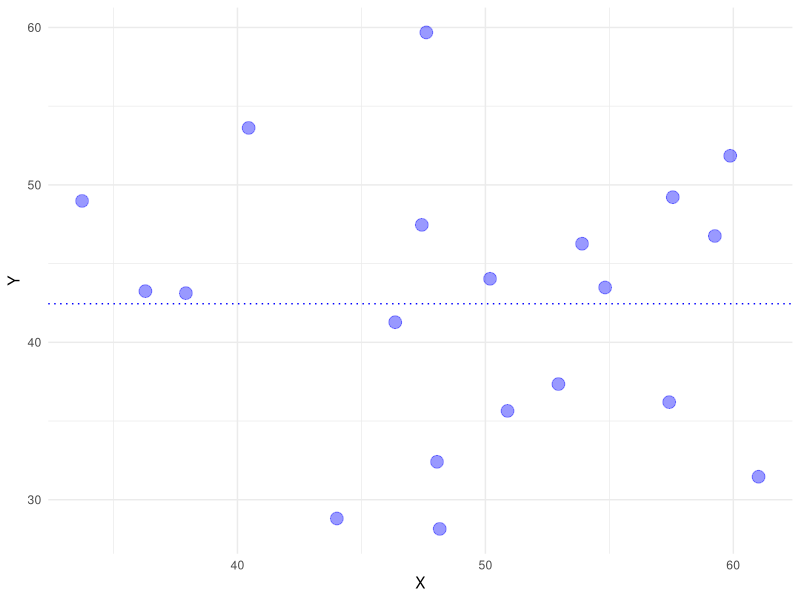
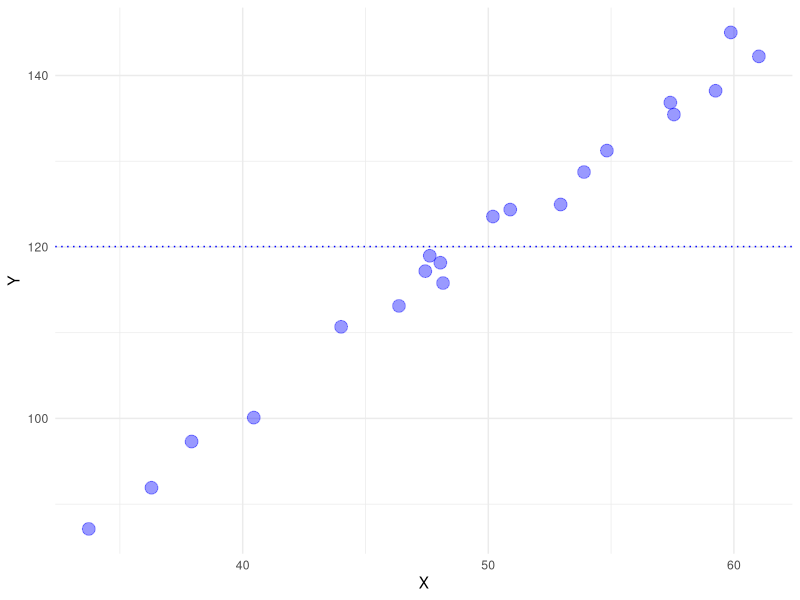
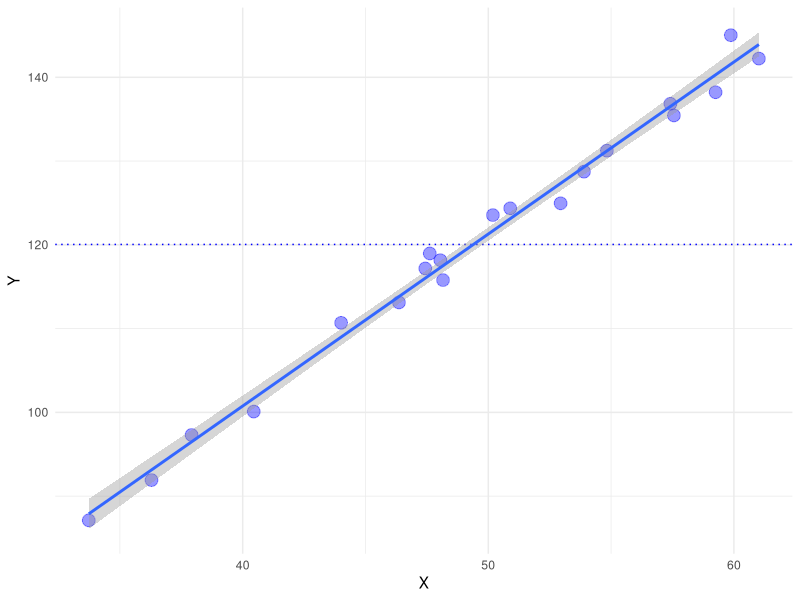
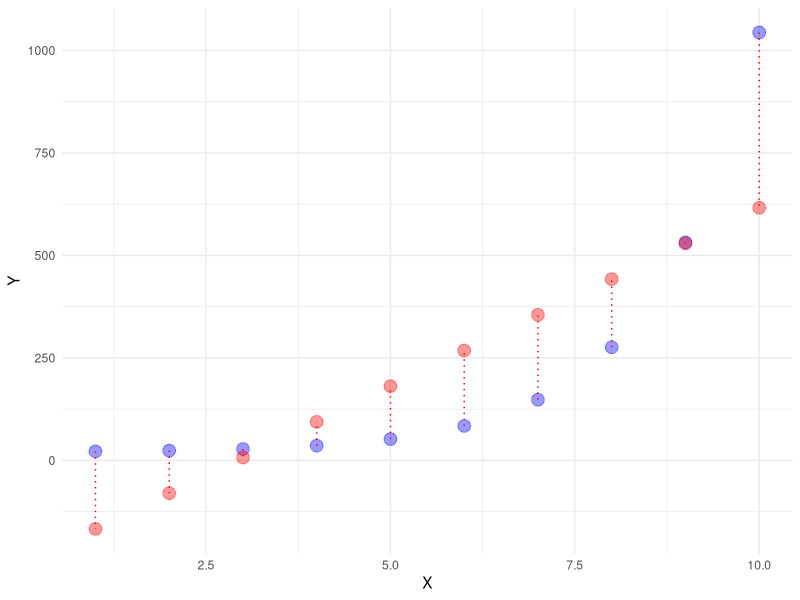
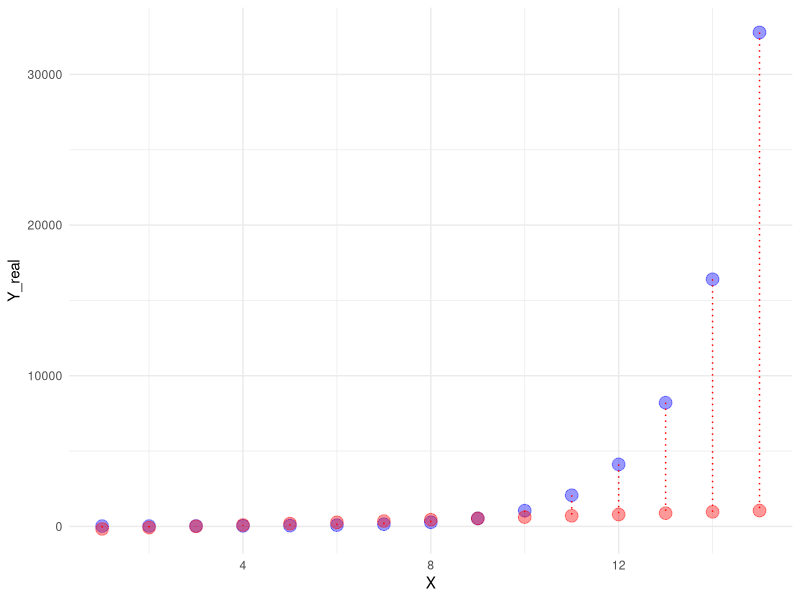
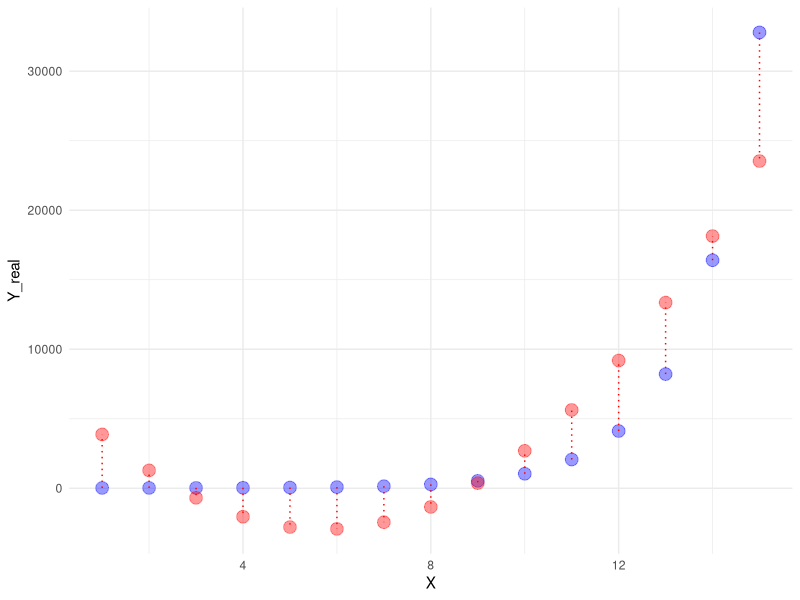
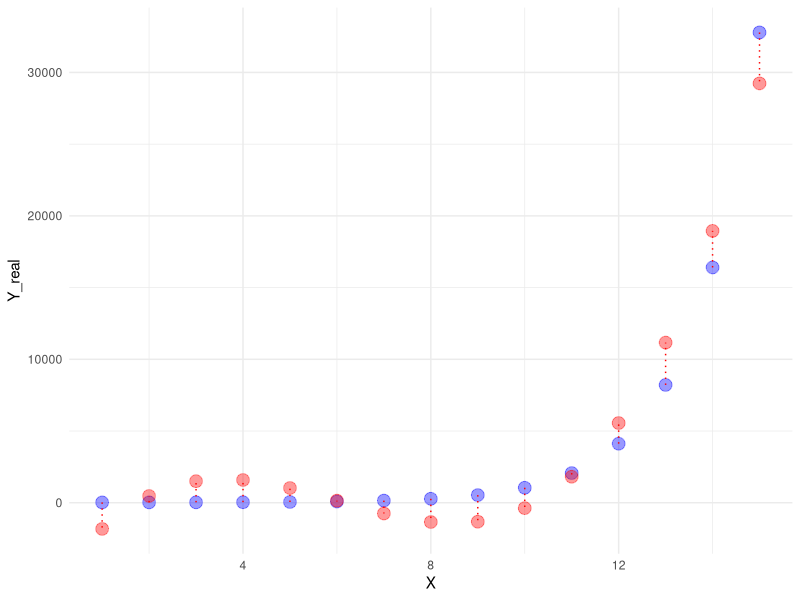
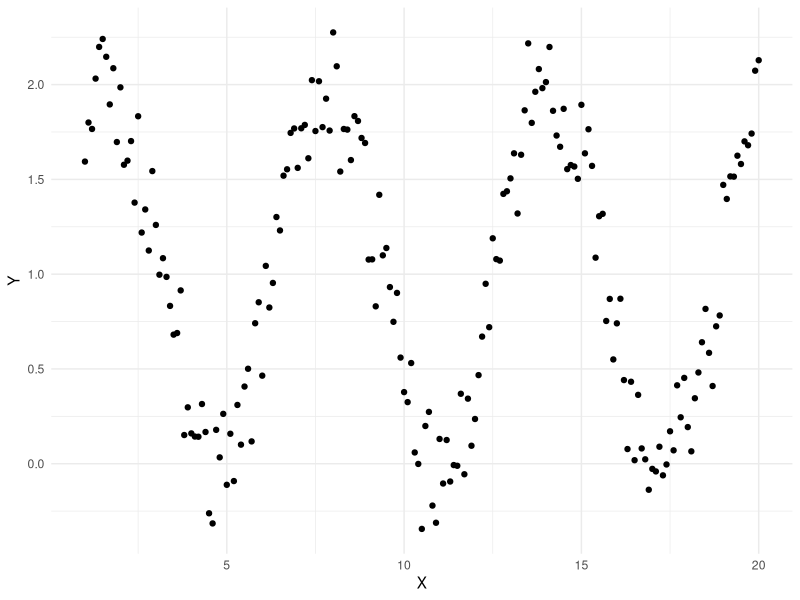

Generate these figures, in order, with R:
## ---- chunk 1
knitr::opts_chunk$set(echo = TRUE, dpi=300)
## ---- chunk 2
library(tidyverse)
set.seed(10)
## ---- chunk 3
X = rnorm(n=20, mean=50, sd=10)
Y = rnorm(n=20, mean=50, sd=10)
df_random_example = data.frame(X, Y)

df_random_example %>%
  ggplot(aes(x = X,
             y = Y)) +
  geom_point(alpha = .4, color = "blue", size = 4) +
  geom_hline(yintercept = mean(df_random_example$Y), linetype = "dotted",
             color = "blue") +
  theme_minimal()

## ---- chunk 4
Y = 20 + X * 2 + rnorm(n=20, mean=1, sd = 2)
df_linear = data.frame(X, Y)

df_linear %>%
  ggplot(aes(x = X,
             y = Y)) +
  geom_point(alpha = .4, color = "blue", size = 4) +
  geom_hline(yintercept = mean(df_linear$Y), linetype = "dotted",
             color = "blue") +
  theme_minimal()
## ---- chunk 5
df_linear %>%
  ggplot(aes(x = X,
             y = Y)) +
  geom_point(alpha = .4, color = "blue", size = 4) +
  geom_hline(yintercept = mean(df_linear$Y), linetype = "dotted",
             color = "blue") +
  geom_smooth(method = "lm") +
  theme_minimal()
## ---- chunk 6
y_pred1 = rep(mean(Y), length(Y))
rss_1 = sum((y_pred1 - Y)**2)
rss_1

linear_model = lm(data = df_linear, Y ~ X)
y_pred2 = predict(linear_model)
rss_2 = sum((y_pred2 - Y)**2)
rss_2
## ---- chunk 7
X = c(1:10)
Y = 2**X + 20
  
df_exponential = data.frame(X, Y)

procrustean_model = lm(data = df_exponential, Y ~ X)
df_exponential$predicted = predict(procrustean_model)

df_exponential %>%
  ggplot(aes(x = X,
             y = Y)) +
  geom_point(size = 4, alpha = .4, color = "blue") +
  geom_point(aes(x = X, y = predicted), size = 4, alpha = .4, color = "red") +
  geom_segment(aes(xend = X, yend = predicted), color = "red", linetype = "dotted") +
  theme_minimal()
  
## ---- chunk 8
X = c(1:15)
Y_real = 2**X + 20

df_exp2 = data.frame(X, Y_real)
df_exp2$predicted = predict(procrustean_model, df_exp2)

## ---- chunk 9
df_exp2 %>%
  ggplot(aes(x = X,
             y = Y_real)) +
  geom_point(size = 4, alpha = .4, color = "blue") +
  geom_point(aes(x = X, y = predicted), size = 4, alpha = .4, color = "red") +
  geom_segment(aes(xend = X, yend = predicted), color = "red", linetype = "dotted") +
  theme_minimal()
## ---- chunk 10
m_poly = lm(data = df_exp2,
            Y_real ~ poly(X, degree=2, raw=TRUE))
summary(m_poly)
## ---- chunk 11

df_exp2$predicted = predict(m_poly)

df_exp2 %>%
  ggplot(aes(x = X,
             y = Y_real)) +
  geom_point(size = 4, alpha = .4, color = "blue") +
  geom_point(aes(x = X, y = predicted), size = 4, alpha = .4, color = "red") +
  geom_segment(aes(xend = X, yend = predicted), color = "red", linetype = "dotted") +
  theme_minimal()
## ---- chunk 12
m_poly = lm(data = df_exp2,
            Y_real ~ poly(X, degree=3, raw=TRUE))
summary(m_poly)

df_exp2$predicted = predict(m_poly)

df_exp2 %>%
  ggplot(aes(x = X,
             y = Y_real)) +
  geom_point(size = 4, alpha = .4, color = "blue") +
  geom_point(aes(x = X, y = predicted), size = 4, alpha = .4, color = "red") +
  geom_segment(aes(xend = X, yend = predicted), color = "red", linetype = "dotted") +
  theme_minimal()
## ---- chunk 13
X = seq(1, 20, by=.1)
Y = sin(X) + rnorm(n=length(X), mean=1, sd=.2)

df_sine = data.frame(X, Y)
df_sine %>%
  ggplot(aes(x = X,
             y = Y)) +
  geom_point() +
  theme_minimal()
## ---- chunk 14
m_poly = lm(data = df_sine,
            Y ~ poly(X, degree=8, raw=TRUE))

df_sine$predicted = predict(m_poly)

df_sine %>%
  ggplot(aes(x = X,
             y = Y)) +
  geom_point() +
  geom_line(aes(x = X, y = predicted), color = "red") +
  # geom_point(aes(x = X, y = predicted), alpha = .4, color = "red") +
  geom_segment(aes(xend = X, yend = predicted), color = "red", linetype = "dotted") +
  theme_minimal()
## ---- chunk 15

X = seq(0, 20, .5)
Y_true = X
Y_s1 = Y_true + rnorm(n=length(X), mean = 0, sd = 5)

df_noise = data.frame(X, Y_true, Y_s1)

df_noise %>%
  ggplot(aes(x = X,
             y = Y_s1)) +
  geom_point() +
  geom_line(aes(x = X, y = Y_true), color = "blue", alpha = .4) +
  theme_minimal()
## ---- chunk 16
m_poly = lm(data = df_noise,
            Y_s1 ~ poly(X, degree=10, raw=TRUE))

df_noise$predicted = predict(m_poly)

## ---- chunk 17

df_noise %>%
  ggplot(aes(x = X,
             y = Y_s1)) +
  geom_point() +
  geom_line(aes(x = X, y = predicted), color = "red") +
  geom_line(aes(x = X, y = Y_true), color = "blue", alpha = .4) +
  # scale_y_continuous(limits = c(-200, 800)) +
  # geom_point(aes(x = X, y = predicted), alpha = .4, color = "red") +
  # geom_segment(aes(xend = X, yend = predicted), color = "red", linetype = "dotted") +
  theme_minimal()

## ---- chunk 18
df_noise$Y_s2 = Y_true + rnorm(n=length(X), mean = 0, sd = 5)
## ---- chunk 19
df_noise %>%
  ggplot(aes(x = X,
             y = Y_s2)) +
  geom_point() +
  geom_line(aes(x = X, y = Y_true), color = "blue", alpha = .4) +
  theme_minimal()

## ---- chunk 20
df_noise %>%
  ggplot(aes(x = X,
             y = Y_s2)) +
  geom_point() +
  geom_line(aes(x = X, y = predicted), color = "red") +
  geom_line(aes(x = X, y = Y_true), color = "blue", alpha = .4) +
  # scale_y_continuous(limits = c(-200, 800)) +
  # geom_point(aes(x = X, y = predicted), alpha = .4, color = "red") +
  geom_segment(aes(xend = X, yend = predicted), color = "red", linetype = "dotted") +
  theme_minimal()
## ---- chunk 21
rss_1 = sum((df_noise$predicted - df_noise$Y_s1)**2)
rss_1
rss_2 = sum((df_noise$predicted - df_noise$Y_s2)**2)
rss_2
## ---- chunk 22
m_poly = lm(data = df_noise,
            Y_s2 ~ poly(X, degree=10, raw=TRUE))

df_noise$predicted_2 = predict(m_poly)
## ---- chunk 23

df_noise %>%
  ggplot() +
  geom_line(aes(x = X, y = predicted), color = "red") +
  geom_line(aes(x = X, y = predicted_2), color = "gray") +
  theme_minimal()

## ---- chunk 24
df_noise %>%
  ggplot(aes(x = predicted,
             y = predicted_2)) +
  geom_point() +
  theme_minimal()
## ---- chunk 25
m_linear = lm(data = df_noise,
              Y_s1 ~ X)

df_noise$predicted_linear_1 = predict(m_linear)

m_linear = lm(data = df_noise,
              Y_s2 ~ X)

df_noise$predicted_linear_2 = predict(m_linear)
## ---- chunk 26

df_noise %>%
  ggplot() +
  geom_line(aes(x = X, y = predicted_linear_1), color = "red") +
  geom_line(aes(x = X, y = predicted_linear_2), color = "gray") +
  geom_line(aes(x = X, y = Y_true), color = "blue", alpha = .4) +
  theme_minimal()
## ---- chunk 27
rss_train_linear1 = sum((df_noise$predicted_linear_1 - df_noise$Y_s1)**2)
rss_test_linear1 = sum((df_noise$predicted_linear_1 - df_noise$Y_s2)**2)

rss_train_linear2 = sum((df_noise$predicted_linear_2 - df_noise$Y_s2)**2)
rss_test_linear2 = sum((df_noise$predicted_linear_2 - df_noise$Y_s1)**2)

rss_train_poly1 = sum((df_noise$predicted - df_noise$Y_s1)**2)
rss_test_poly1 = sum((df_noise$predicted - df_noise$Y_s2)**2)

rss_train_poly2 = sum((df_noise$predicted_2 - df_noise$Y_s2)**2)
rss_test_poly2 = sum((df_noise$predicted_2 - df_noise$Y_s1)**2)

df_rss = data.frame(linear_1 = c(rss_train_linear1, rss_test_linear1),
                    linear_2 = c(rss_train_linear2, rss_test_linear2),
                    poly_1 = c(rss_train_poly1, rss_test_poly1),
                    poly_2 = c(rss_train_poly2, rss_test_poly2),
                    split = c("train", "test")) %>%
  pivot_longer(c(linear_1, linear_2, poly_1, poly_2), 
                names_to = "model", values_to = "RSS")

df_rss %>%
  ggplot(aes(x = split,
             y = RSS,
             fill = model)) +
  geom_bar(stat = "identity", position = "dodge") +
  theme_minimal()

## ---- chunk 28
df_rss$model_type = c(rep(c("linear"), 4), rep(c("poly"), 4))

df_rss %>%
  group_by(model_type) %>%
  summarise(mean_rss = mean(RSS),
            sd_rss = sd(RSS))
